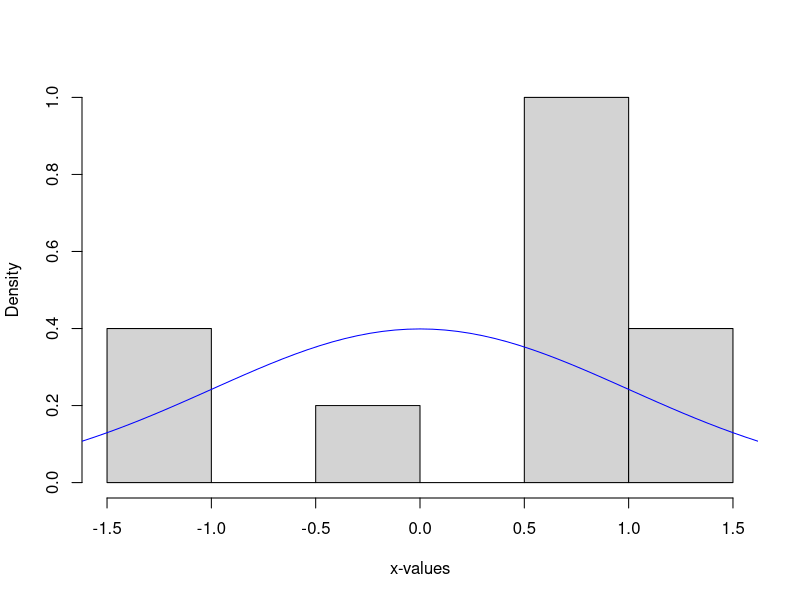
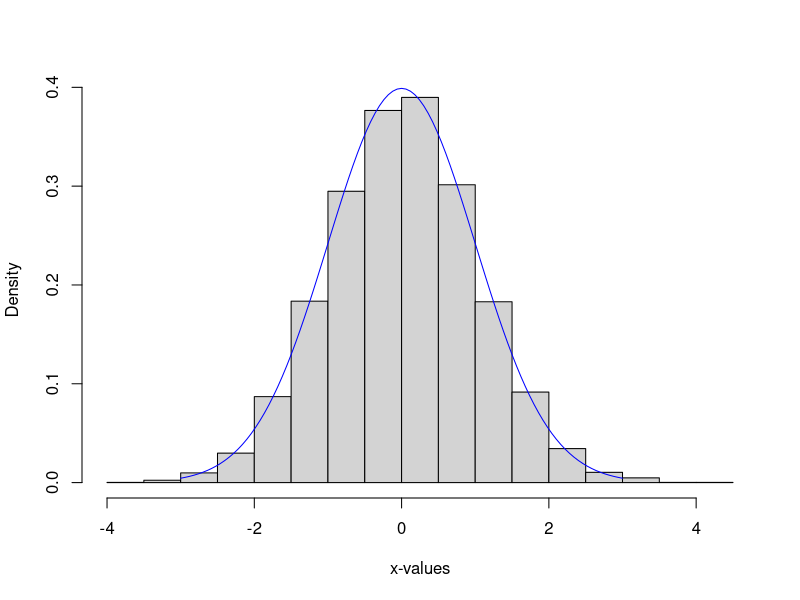
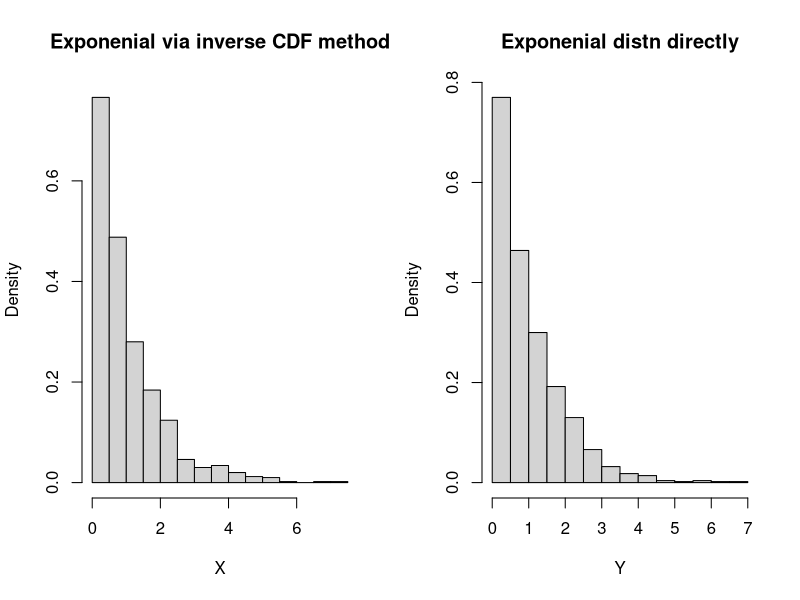
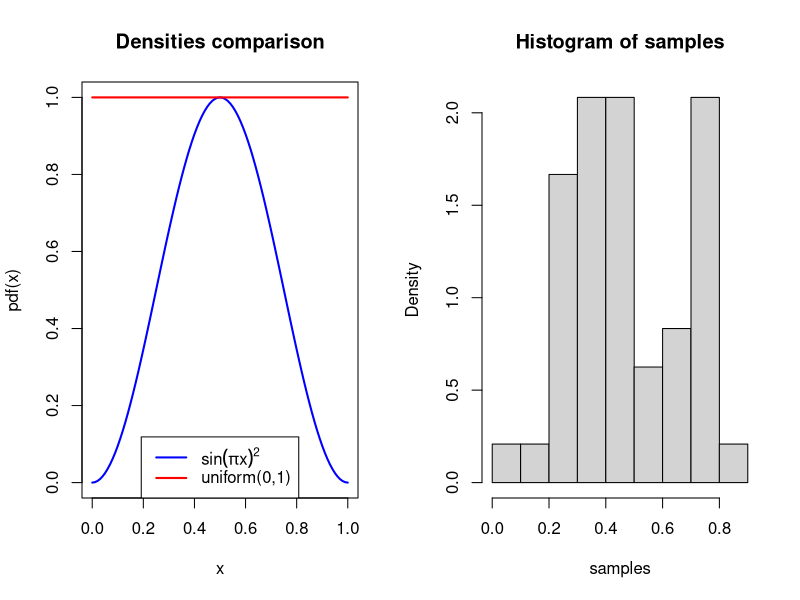
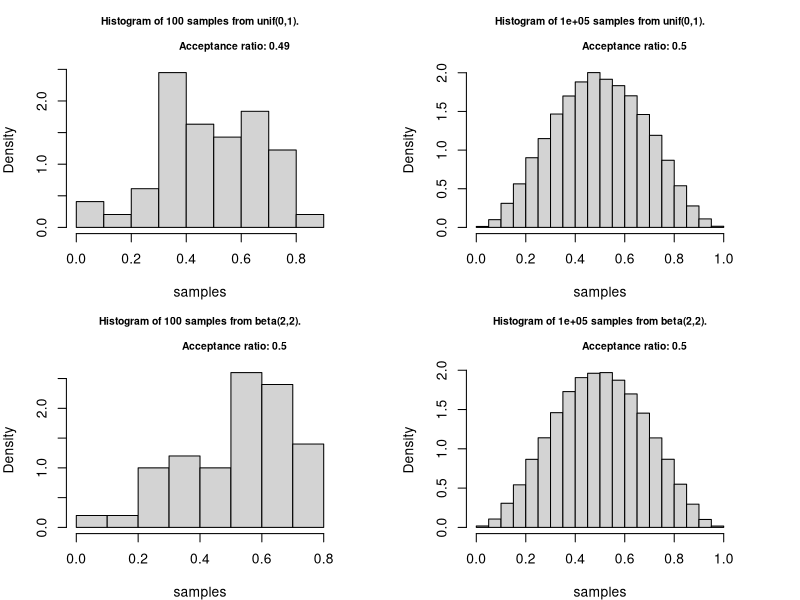
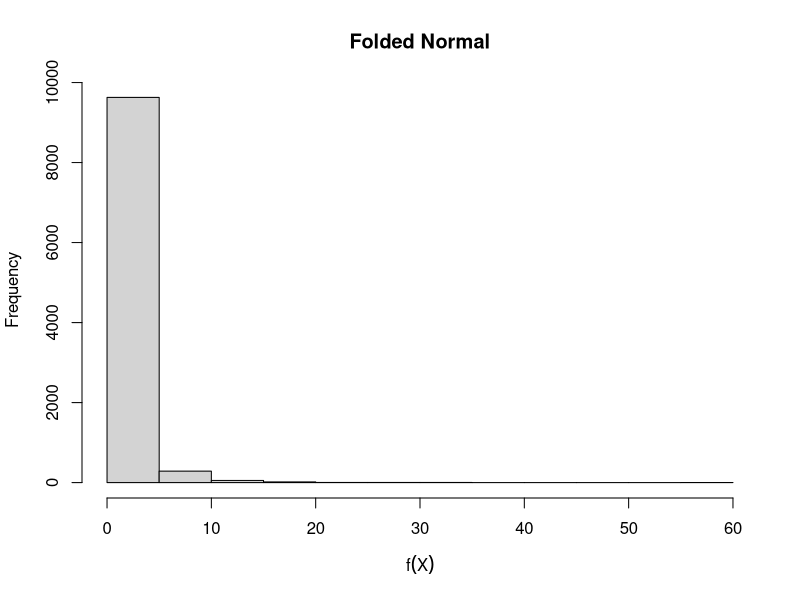
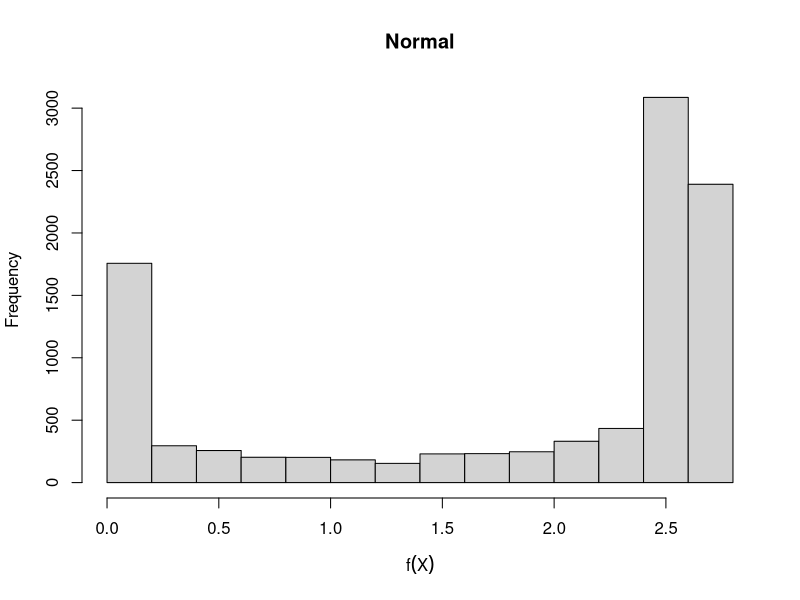
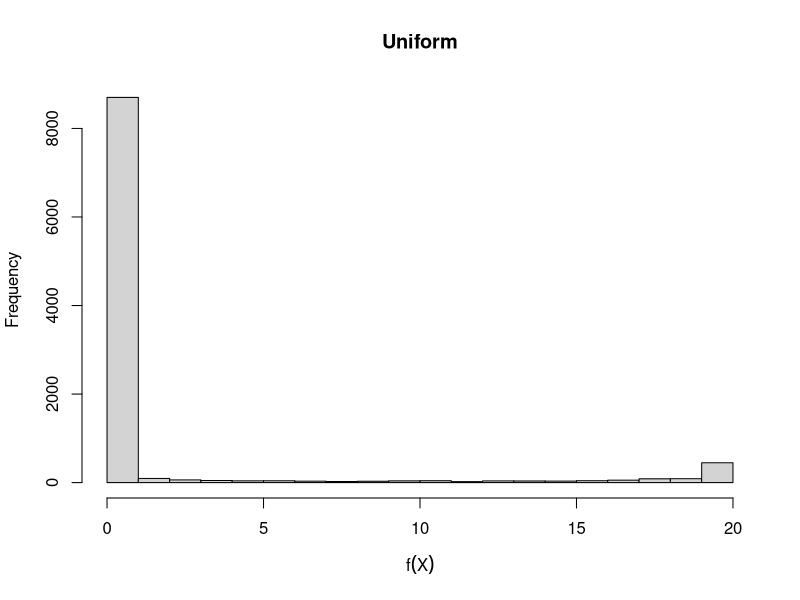

R code for these plots, in order:
## ---- chunk 1
x <- seq(-3,3,length.out=10)
hist(rnorm(x), freq=FALSE, main="", xlab = "x-values")
## true density
curve(dnorm(x, mean = 0, sd = 1),
      from = -3,
      to = 3,
      add = TRUE,
      col = "blue",
      xlab = "x-values")
## ---- chunk 2
x <- seq(-3,3,length.out=10000)
hist(rnorm(x), freq=FALSE, main="", xlab = "x-values")
## true density
curve(dnorm(x, mean = 0, sd = 1),
      from = -3,
      to = 3,
      add = TRUE,
      col = "blue",
      xlab = "x-values")
## ---- chunk 3
nsim <- 1000
U <- runif(nsim)
X <- -log(U)
Y <- rexp(nsim)
par(mfrow=(c(1,2)))
hist(X, freq=FALSE, main="Exponenial via inverse CDF method")
hist(Y, freq=FALSE, main="Exponenial distn directly")
## ---- chunk 4
# density function for f(x)
densFun <- function(x) { 
  return(sin(pi*x)^2)
}
x <- seq(0, 1, 10^-2)
## ---- chunk 5
plot(x, densFun(x), 
     xlab = "x", ylab = "pdf(x)",
     type = "l", lty = 1, lwd = 2, col = "blue",
     main = "Densities comparison")
lines(x, dunif(x, 0, 1), lwd = 2, col="red")
legend('bottom',
       c(expression(sin(pi*x)^2), "uniform(0,1)"), 
       lty = 1, lwd = 2, col = c("blue", "red"))
## ---- chunk 6
numSim=10^2
samples = NULL
for (i in 1:numSim) {
  # get a uniform proposal
  proposal <- runif(1) 
  # calculate the ratio
  densRat <- densFun(proposal)/dunif(proposal)  
  #accept the sample with p=densRat
  if ( runif(1) < densRat ){ 
    #fill our vector with accepted samples
    samples <- c(samples, proposal) 
  }
}
## ---- chunk 7
hist(samples, freq=FALSE) #construct density hist
print(paste("Acceptance Ratio:", length(samples)/numSim))
## ---- chunk 8
sim_fun <- function(f, envelope = "unif", par1 = 0, 
                    par2 = 1, n = 10^2, plot = TRUE){
  
  r_envelope <- match.fun(paste0("r", envelope))
  d_envelope <- match.fun(paste0("d", envelope))
  proposal <- r_envelope(n, par1, par2)
  density_ratio <- f(proposal) / d_envelope(proposal, par1, par2)
  samples <- proposal[runif(n) < density_ratio]
  acceptance_ratio <- length(samples) / n
  if (plot) {
    hist(samples, probability = TRUE, 
         main = paste0("Histogram of ", n, " samples from ", 
                       envelope, "(", par1, ",", par2, ").\n 
                       Acceptance ratio: ", 
                       round(acceptance_ratio,2)), cex.main = 0.75)
  }
  list(x = samples, acceptance_ratio = acceptance_ratio)
}
## ---- chunk 9
par(mfrow = c(2,2), mar = rep(4, 4))
unif_1 <- sim_fun(f=densFun , envelope = "unif", par1 = 0, par2 = 1, n = 10^2) 
unif_2 <- sim_fun(f=densFun, envelope = "unif", par1 = 0, par2 = 1, n = 10^5)
beta_1 <- sim_fun(f=densFun, envelope = "beta", par1 = 2, par2 = 2, n = 10^2)
beta_2 <- sim_fun(f=densFun, envelope = "beta", par1 = 2, par2 = 2, n = 10^5)
## ---- chunk 10
knitr::opts_chunk$set(cache=TRUE)
library(xtable)
# define target functions for MC estimate
mc1 <- function(x){
  # folded normal target
  return(sqrt(2*pi/abs(x)))
}

mc2 <- function(x){
  # normal target
  exp(-x^4)/dnorm(x)
}

mc3 <- function(x){
  # uniform target
  return(20*exp(-x^4))
}
mcSE <- function(values){
  # this function calculates the standard error
  # of an MC estimate with target function values
  # eg values should be vector of f(x_i)
  return(sqrt(var(values)/length(values)))
}
# folded normal
draws <- rnorm(10000)
values <- sapply(draws,mc1)
# normal
draws2 <- rnorm(10000)
values2 <- sapply(draws2,mc2)
# uniform
draws3 <- runif(10000,min=-10,max=10)
values3 <- sapply(draws3,mc3)
# plot histograms
pdf(file="mc1hist.pdf")
hist(values*2^(-5/4), xlab = expression(f(X)),
     main = "Folded Normal")
dev.off()
pdf(file="mc2hist.pdf")
hist(values2, xlab = expression(f(X)),
     main = "Normal")
dev.off()
pdf(file="mc3hist.pdf")
hist(values3, xlab = expression(f(X)),
     main = "Uniform")
dev.off()
# put results in a data frame and display with xtable
mc.mean <- mean(values)*2^(-5/4)
mc.sd<- 2^(-10/4)*sd(values)/sqrt(length(values))
means <- c(gamma(1/4)/2,mc.mean,mean(values2),mean(values3))
SEs <- c(NA, mcSE(values),mcSE(values2),mcSE(values3))
mc.df <- data.frame(Mean = means, SE = SEs, 
                    row.names = c("True value", "row.names
                                  Normal", "Full Normal",  
                                  "Truncated Uniform"))
xtable(mc.df)
